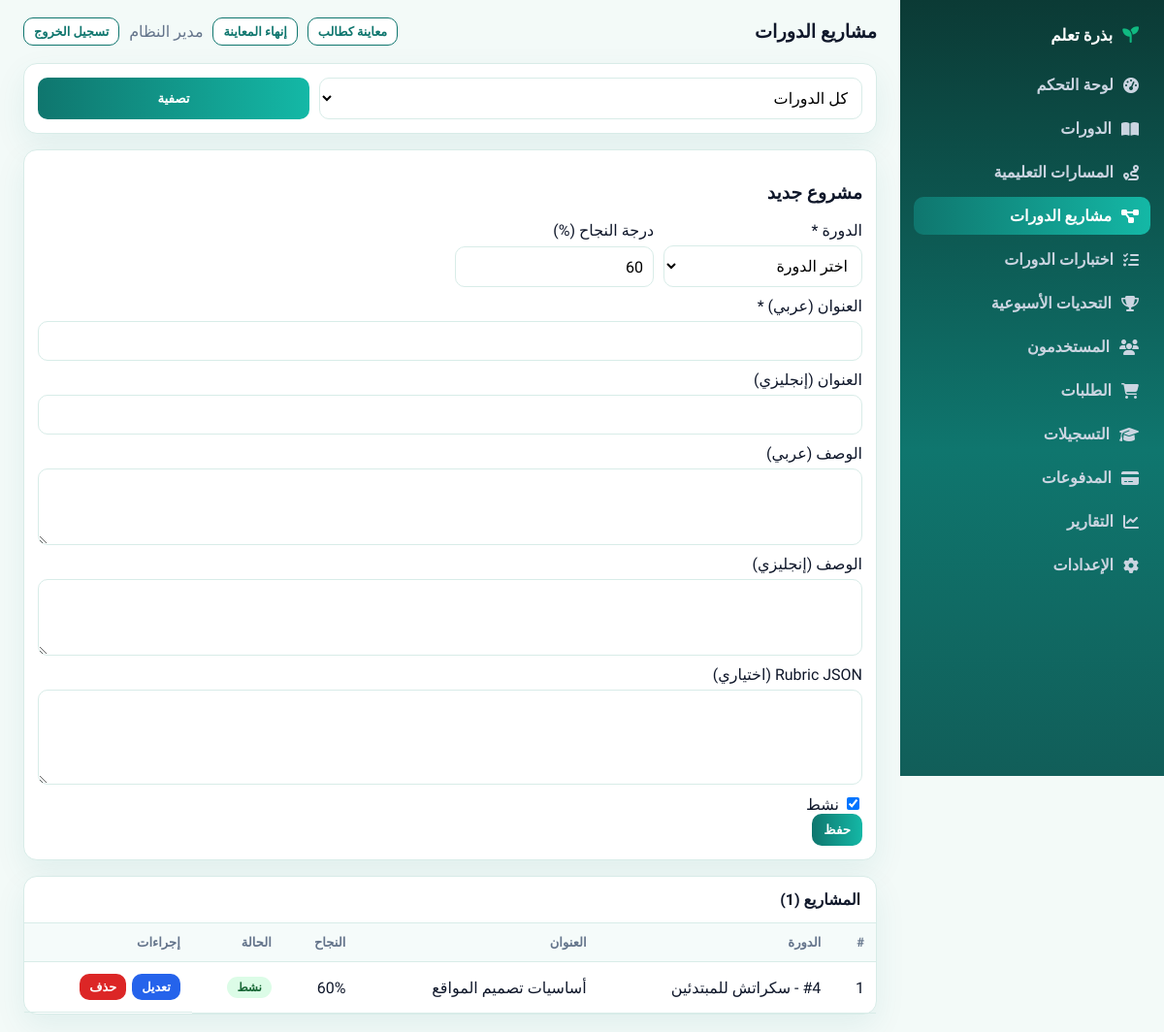
Page /admin/course-projects.php (signed in) on the committed database.
### tables this page shows
CREATE TABLE `course_projects` (
  `id` int(11) NOT NULL,
  `course_id` int(11) NOT NULL,
  `title_ar` varchar(255) NOT NULL,
  `title_en` varchar(255) DEFAULT NULL,
  `description_ar` mediumtext DEFAULT NULL,
  `description_en` mediumtext DEFAULT NULL,
  `rubric_json` mediumtext DEFAULT NULL,
  `pass_score` int(11) NOT NULL DEFAULT 60,
  `is_active` tinyint(1) NOT NULL DEFAULT 1,
  `created_at` timestamp NOT NULL DEFAULT current_timestamp()
);

CREATE TABLE `courses` (
  `id` int(11) NOT NULL,
  `category_id` int(11) DEFAULT NULL,
  `track_id` int(11) DEFAULT NULL,
  `title_ar` varchar(255) NOT NULL,
  `title_en` varchar(255) NOT NULL,
  `description_ar` text DEFAULT NULL,
  `description_en` text DEFAULT NULL,
  `thumbnail` varchar(500) DEFAULT NULL,
  `instructor_id` int(11) DEFAULT NULL,
  `level` enum('beginner','intermediate','advanced') DEFAULT 'beginner',
  `age_group` enum('8-12','13-15','16-18') DEFAULT NULL,
  `price` decimal(10,2) DEFAULT 0.00,
  `is_free` tinyint(1) NOT NULL DEFAULT 0,
  `course_discount_type` enum('none','percent','fixed') NOT NULL DEFAULT 'none',
  `course_discount_value` decimal(10,2) NOT NULL DEFAULT 0.00,
  `is_published` tinyint(1) DEFAULT 0,
  `created_at` timestamp NOT NULL DEFAULT current_timestamp()
);

### config/config.php (called while the page is built, shortened)
<?php
function e($value) {
    return htmlspecialchars((string)$value, ENT_QUOTES, 'UTF-8');
}

### admin/course-projects.php (the view, shortened to what this page needs)
<?php
require_once __DIR__ . '/_layout.php';
$conn = db();
$courseFilter = (int)($_GET['course_id'] ?? $_POST['course_id'] ?? 0);
$editRow = null;
$where = $courseFilter > 0 ? 'WHERE cp.course_id = ' . $courseFilter : '';
$projects = $conn->query("SELECT cp.*, c.title_ar AS course_title_ar, c.title_en AS course_title_en
                          FROM course_projects cp
                          INNER JOIN courses c ON c.id = cp.course_id
                          {$where}
                          ORDER BY cp.id DESC")->fetch_all(MYSQLI_ASSOC);
?>
<div class="filters-card">
  <form method="get" class="filter-row" style="grid-template-columns:2fr 1fr">
    <select name="course_id" class="form-input">
      <option value="0">كل الدورات</option>
    </select>
    <button class="btn btn-primary" type="submit">تصفية</button>
  </form>
</div>
<div class="form-card">
  <h3><?= $editRow ? 'تعديل مشروع' : 'مشروع جديد' ?></h3>
  <form method="post">
    <div class="form-grid">
      <div class="form-group">
        <label>الدورة *</label>
        <select name="course_id" class="form-input" required>
          <option value="">اختر الدورة</option>
        </select>
      </div>
      <div class="form-group">
        <label>درجة النجاح (%)</label>
        <input type="number" name="pass_score" min="0" max="100" class="form-input" value="<?= e((string)($editRow['pass_score'] ?? 60)) ?>">
      </div>
      <div class="form-group full">
        <label>العنوان (عربي) *</label>
        <input type="text" name="title_ar" required class="form-input" value="<?= e((string)($editRow['title_ar'] ?? '')) ?>">
      </div>
      <div class="form-group full">
        <label>العنوان (إنجليزي)</label>
        <input type="text" name="title_en" class="form-input" value="<?= e((string)($editRow['title_en'] ?? '')) ?>">
      </div>
      <div class="form-group full">
        <label>الوصف (عربي)</label>
        <textarea name="description_ar" rows="3" class="form-input"><?= e((string)($editRow['description_ar'] ?? '')) ?></textarea>
      </div>
      <div class="form-group full">
        <label>الوصف (إنجليزي)</label>
        <textarea name="description_en" rows="3" class="form-input"><?= e((string)($editRow['description_en'] ?? '')) ?></textarea>
      </div>
      <div class="form-group full">
        <label>Rubric JSON (اختياري)</label>
        <textarea name="rubric_json" rows="4" class="form-input"><?= e((string)($editRow['rubric_json'] ?? '')) ?></textarea>
      </div>
      <div class="form-group full">
        <label><input type="checkbox" name="is_active" value="1" <?= !isset($editRow['is_active']) || (int)$editRow['is_active'] === 1 ? 'checked' : '' ?>> نشط</label>
      </div>
    </div>
    <button class="btn btn-primary" type="submit" name="save_project" value="1">حفظ</button>
  </form>
</div>
<div class="table-container">
  <div class="table-header"><strong>المشاريع (<?= count($projects) ?>)</strong></div>
  <div class="table-responsive">
    <table class="admin-table">
      <thead><tr><th>#</th><th>الدورة</th><th>العنوان</th><th>النجاح</th><th>الحالة</th><th>إجراءات</th></tr></thead>
      <tbody>
      <?php foreach ($projects as $p): ?>
        <tr>
          <td><?= (int)$p['id'] ?></td>
          <td>#<?= (int)$p['course_id'] ?> - <?= e((string)$p['course_title_ar']) ?></td>
          <td><?= e((string)$p['title_ar']) ?></td>
          <td><?= (int)$p['pass_score'] ?>%</td>
          <td><span class="status <?= (int)$p['is_active'] ? 'active' : 'cancelled' ?>"><?= (int)$p['is_active'] ? 'نشط' : 'موقوف' ?></span></td>
          <td class="action-buttons">
            <a class="btn btn-sm btn-info" href="course-projects.php?edit=<?= (int)$p['id'] ?><?= $courseFilter ? '&course_id=' . $courseFilter : '' ?>">تعديل</a>
            <form method="post" onsubmit="return confirm('حذف المشروع؟')">
              <button class="btn btn-sm btn-danger" type="submit">حذف</button>
            </form>
          </td>
        </tr>
      <?php endforeach; ?>
      </tbody>
    </table>
  </div>
</div>

### assets/css/admin.css (style rules this page uses)
:root { --bg:#f3faf8; --surface:#ffffff; --surface-2:#f5fbfa; --text:#0f172a; --muted:#64748b; --primary:#0f766e; --primary-2:#14b8a6; --success:#16a34a; --warning:#d97706; --danger:#dc2626; --border:#d8ece8; --shadow:0 12px 32px rgba(15,118,110,.08); }
* { box-sizing: border-box; }
body.admin-body { margin: 0; font-family: "IBM Plex Sans Arabic", Tahoma, Arial, sans-serif; background: var(--bg); color: var(--text); }
a { color: inherit; text-decoration: none; }
.card, .panel, .table-container, .filters-card, .form-card { background: var(--surface); border: 1px solid var(--border); border-radius: 14px; box-shadow: var(--shadow); }
.card-head, .table-header { padding: 14px 16px; border-bottom: 1px solid var(--border); }
.admin-table { width: 100%; border-collapse: collapse; }
.admin-table th, .admin-table td { text-align: start; padding: 12px; border-bottom: 1px solid var(--border); vertical-align: middle; }
.admin-table th { color: var(--muted); font-size: .82rem; font-weight: 700; background: var(--surface-2); }
.status, .badge { display: inline-flex; align-items: center; border-radius: 999px; padding: 4px 10px; font-size: .75rem; font-weight: 700; }
.status.published, .status.paid, .status.active, .badge-success, .badge-active { background: #dcfce7; color: #166534; }
.btn { border: none; border-radius: 10px; padding: 9px 12px; font-weight: 700; cursor: pointer; display: inline-flex; align-items: center; justify-content: center; gap: 8px; }
.btn-sm { padding: 6px 10px; font-size: .8rem; }
.btn-primary { background: linear-gradient(90deg,var(--primary),var(--primary-2)); color: #fff; }
.btn-danger { background: #dc2626; color: #fff; }
.btn-info { background: #2563eb; color: #fff; }
.filters-card, .form-card { padding: 14px; }
.filter-row, .form-grid { display: grid; gap: 10px; grid-template-columns: repeat(4, minmax(0,1fr)); }
.form-group { display: grid; gap: 6px; }
.form-group.full { grid-column: 1 / -1; }
.form-input { width: 100%; padding: 10px; border: 1px solid var(--border); border-radius: 10px; background: #fff; font: inherit; }
.table-responsive { overflow: auto; }
.action-buttons { display: flex; gap: 6px; flex-wrap: wrap; }

### rows in the picture
course_projects: id "1", course "4", course.title_ar "سكراتش للمبتدئين", title_ar "أساسيات تصميم المواقع", pass_score "60", is_active "نشط"

### other values in the picture
APP_NAME_AR "بذرة تعلم"
$item['label'] "لوحة التحكم"
$item['label'] "الدورات"
$item['label'] "المسارات التعليمية"
$item['label'] "مشاريع الدورات"
$item['label'] "اختبارات الدورات"
$item['label'] "التحديات الأسبوعية"
$item['label'] "المستخدمون"
$item['label'] "الطلبات"
$item['label'] "التسجيلات"
$item['label'] "المدفوعات"
$item['label'] "التقارير"
$item['label'] "الإعدادات"
$title "مشاريع الدورات"
$user['full_name'] "مدير النظام"
